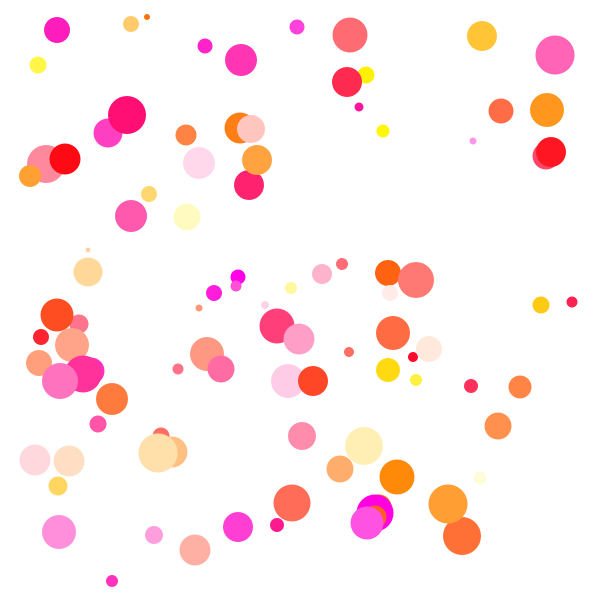
Frame 1 (no input)
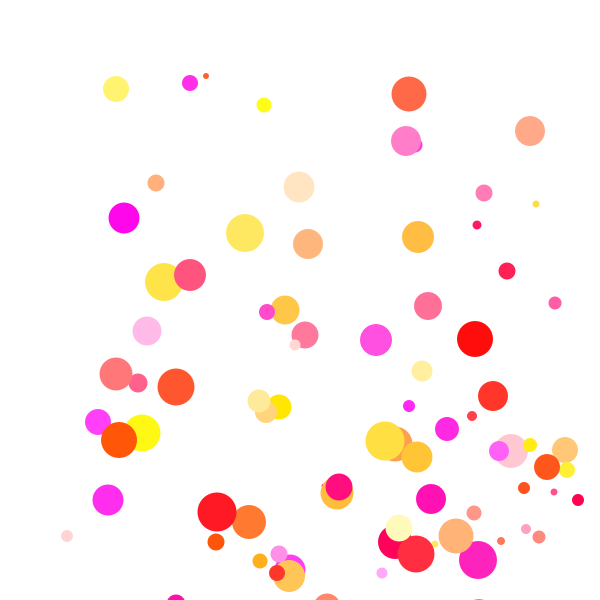
Frame 60 (the mouse pressed at the canvas centre just before this capture)
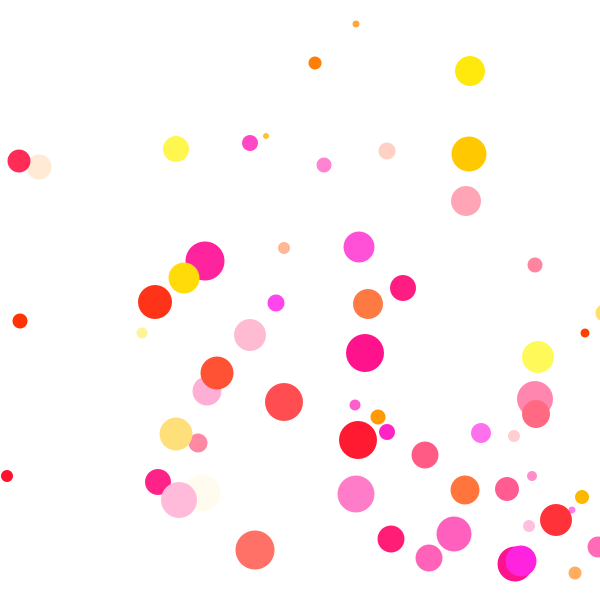
Frame 120 (the mouse held since frame 60 and released just before this capture)

The Processing sketch that drew these frames (run headless with seeded random() and noise(); from frame 60 on, the mouse is pressed at the canvas centre):

// Processing sketch: processing_66961
// ── processing_66961.pde

int numBalls = 101;
int rad[] = new int[numBalls];
int vel[] = new int[numBalls];
int ballX[] = new int[numBalls];
int ballY[] = new int[numBalls];
 
 
void setup(){
  size(600, 600);
  smooth();
  noStroke();
  for(int i = 0; i < numBalls; i++){ 
    rad[i] = int(random(5, 40));
    vel[i] = int(random(1, 5));
    ballX[i] = int(random(rad[i], width-rad[i]));
    ballY[i] = int(random(rad[i], height-rad[i]));
  }
}
 
void draw(){
  frameRate(200);
  background(255);
  for(int i = 0; i < numBalls; i++){
    fill(255, random(255), random(250));
    ellipseMode(CENTER);
    ellipse(ballX[i], ballY[i], rad[i], rad[i]);
      ballX[i] += vel[i];
      ballY[i] += vel[i];
      
    if(ballX[i] > width-rad[i] || ballX[i] < width-rad[i]){
      vel[i] = vel[i] *-1;
    }
    if(ballY[i] > height-rad[i] || ballY[i] < height-rad[i]){
      vel[i] = vel[i] * -1;
    }
  }
}
